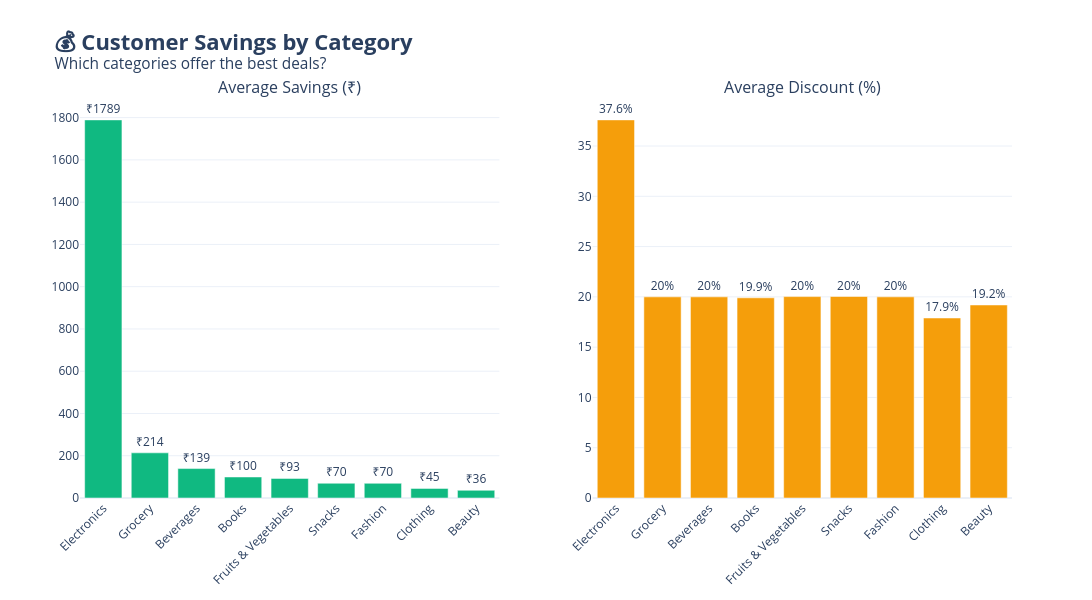

Source (notebook cell):
### Code cell
# 💰 Price Savings Analysis
print("=" * 80)
print("💰 PRICE SAVINGS ANALYSIS - HOW MUCH CUSTOMERS SAVE")
print("=" * 80)

# Calculate savings by category
savings_by_category = df_clean.groupby('Category').agg({
    'Price_Difference': 'mean',
    'Discount_Percentage': 'mean',
    'Final_Price': 'mean',
    'product_name': 'count'
}).reset_index()

savings_by_category.columns = ['Category', 'Avg_Savings', 'Avg_Discount%', 'Avg_Final_Price', 'Product_Count']
savings_by_category = savings_by_category.sort_values('Avg_Savings', ascending=False)

# Create dual-axis chart
fig = make_subplots(
    rows=1, cols=2,
    subplot_titles=('Average Savings (₹)', 'Average Discount (%)'),
    specs=[[{'type': 'bar'}, {'type': 'bar'}]]
)

# Savings chart
fig.add_trace(
    go.Bar(
        x=savings_by_category['Category'],
        y=savings_by_category['Avg_Savings'],
        name='Savings (₹)',
        marker_color='#10B981',
        text=savings_by_category['Avg_Savings'].round(0),
        texttemplate='₹%{text}',
        textposition='outside'
    ),
    row=1, col=1
)

# Discount chart
fig.add_trace(
    go.Bar(
        x=savings_by_category['Category'],
        y=savings_by_category['Avg_Discount%'],
        name='Discount (%)',
        marker_color='#F59E0B',
        text=savings_by_category['Avg_Discount%'].round(1),
        texttemplate='%{text}%',
        textposition='outside'
    ),
    row=1, col=2
)

fig.update_layout(
    title_text="<b>💰 Customer Savings by Category</b><br><sup>Which categories offer the best deals?</sup>",
    title_font_size=22,
    width=1400,
    height=600,
    showlegend=False,
    plot_bgcolor='white'
)

fig.update_xaxes(tickangle=-45)

fig.show()

# Print insights
print(f"\n📊 SAVINGS ANALYSIS:")
print("-" * 80)
print(f"{'Category':<25} {'Avg Savings':<15} {'Avg Discount':<15} {'Avg Price':<15}")
print("-" * 80)

for idx, row in savings_by_category.iterrows():
    print(f"{row['Category']:<25} ₹{row['Avg_Savings']:<14,.2f} {row['Avg_Discount%']:<14.2f}% ₹{row['Avg_Final_Price']:<14,.2f}")

print(f"\n💡 KEY INSIGHTS:")
print(f"   🏆 Biggest Savings: {savings_by_category.iloc[0]['Category']} (₹{savings_by_category.iloc[0]['Avg_Savings']:,.2f})")
print(f"   💸 Highest Discount: {savings_by_category.loc[savings_by_category['Avg_Discount%'].idxmax(), 'Category']} "
      f"({savings_by_category['Avg_Discount%'].max():.2f}%)")
print(f"   🎯 Most Affordable: {savings_by_category.loc[savings_by_category['Avg_Final_Price'].idxmin(), 'Category']} "
      f"(₹{savings_by_category['Avg_Final_Price'].min():.2f} avg)")

total_savings = df_clean['Price_Difference'].sum()
print(f"\n💰 TOTAL CUSTOMER SAVINGS across all products: ₹{total_savings:,.2f}")

### Figure 1 — Plotly figure (JSON) as saved in the notebook; plotly's stock layout.template omitted (floating-point values rounded to 4 significant figures)
{"data": [{"marker": {"color": "#10B981"}, "name": "Savings (₹)", "text": [1789.0, 214.0, 139.0, 100.0, 93.0, 70.0, 70.0, 45.0, 36.0], "textposition": "outside", "texttemplate": "₹%{text}", "type": "bar", "x": ["Electronics", "Grocery", "Beverages", "Books", "Fruits & Vegetables", "Snacks", "Fashion", "Clothing", "Beauty"], "xaxis": "x", "y": [1789.0, 213.7, 139.3, 99.54, 92.67, 69.83, 69.56, 45.42, 36.49], "yaxis": "y"}, {"marker": {"color": "#F59E0B"}, "name": "Discount (%)", "text": [37.6, 20.0, 20.0, 19.9, 20.0, 20.0, 20.0, 17.9, 19.2], "textposition": "outside", "texttemplate": "%{text}%", "type": "bar", "x": ["Electronics", "Grocery", "Beverages", "Books", "Fruits & Vegetables", "Snacks", "Fashion", "Clothing", "Beauty"], "xaxis": "x2", "y": [37.6, 20.0, 20.0, 19.9, 20.03, 20.03, 20.0, 17.9, 19.19], "yaxis": "y2"}], "layout": {"annotations": [{"font": {"size": 16}, "showarrow": false, "text": "Average Savings (₹)", "x": 0.225, "xanchor": "center", "xref": "paper", "y": 1, "yanchor": "bottom", "yref": "paper"}, {"font": {"size": 16}, "showarrow": false, "text": "Average Discount (%)", "x": 0.775, "xanchor": "center", "xref": "paper", "y": 1, "yanchor": "bottom", "yref": "paper"}], "height": 600, "plot_bgcolor": "white", "showlegend": false, "title": {"font": {"size": 22}, "text": "<b>💰 Customer Savings by Category</b><br><sup>Which categories offer the best deals?</sup>"}, "width": 1400, "xaxis": {"anchor": "y", "domain": [0, 0.45], "tickangle": -45}, "xaxis2": {"anchor": "y2", "domain": [0.55, 1], "tickangle": -45}, "yaxis": {"anchor": "x", "domain": [0, 1]}, "yaxis2": {"anchor": "x2", "domain": [0, 1]}}}
